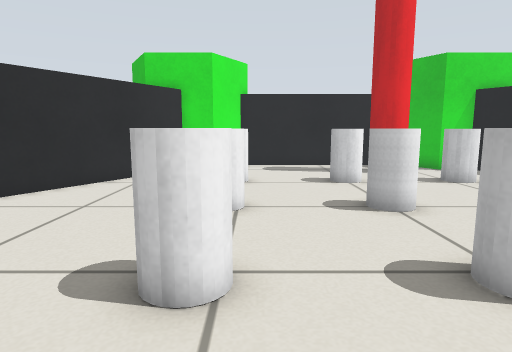
view 1 (above)

15 first-person views from a walk through a world built for the Gazebo simulator. The camera is 0.5 m above the floor, tilts 8° down and sees 75° across. The floor is counted in squares, 0.25 m on a side. Each view is taken from the middle of a square. On the plan, view 1 faces up. The plan holds only what a view shows up to about 18 squares ahead; the rest is blank. The place goes on beyond the plan. Robots are left out.

view 2
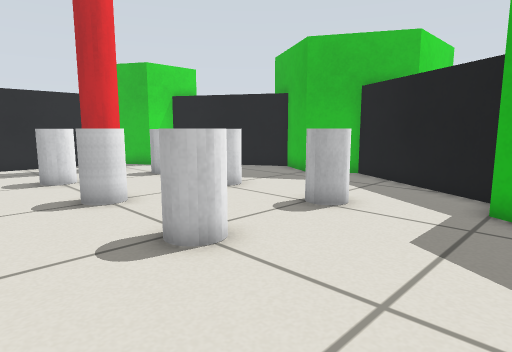

view 3
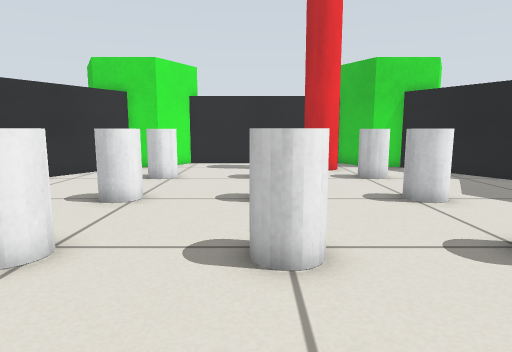

view 4
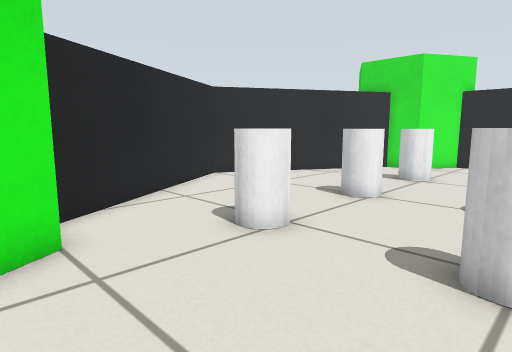

view 5
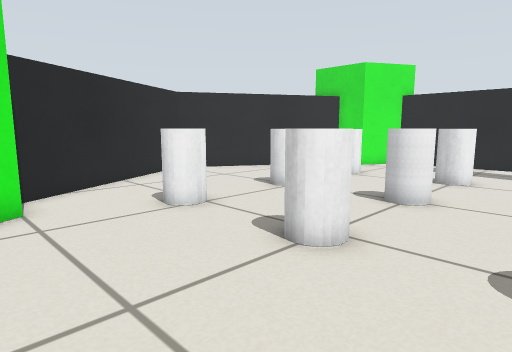

view 6
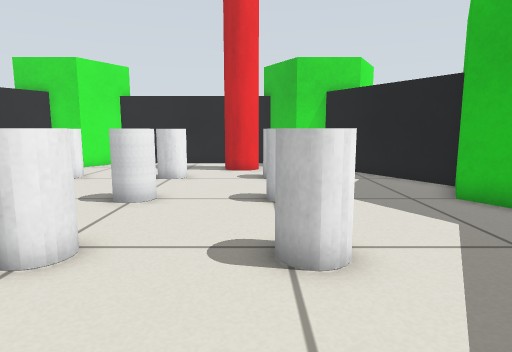

view 7
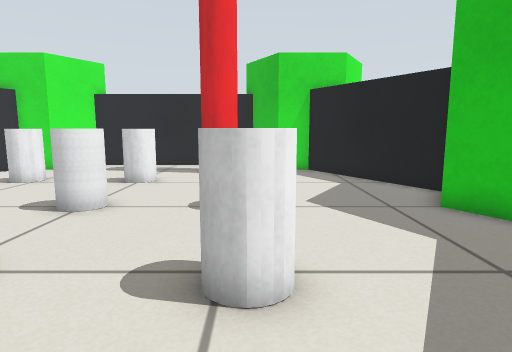

view 8
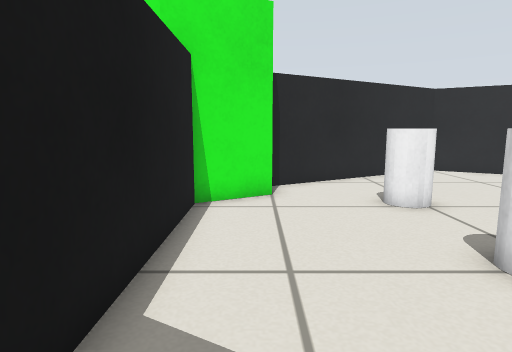

view 9
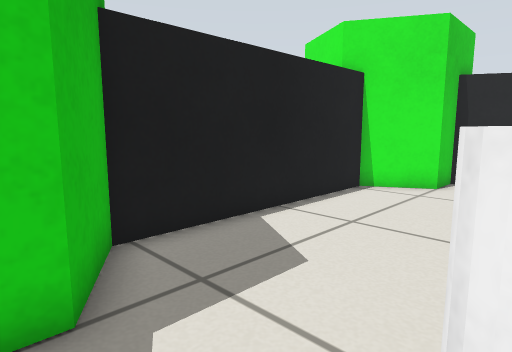

view 10
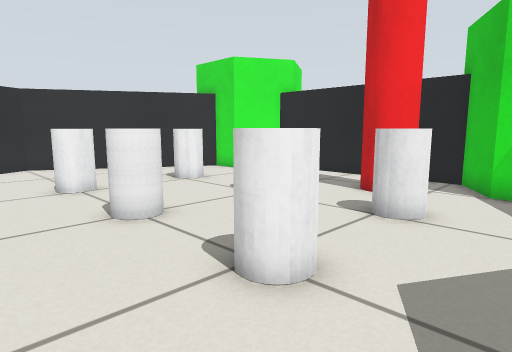

view 11
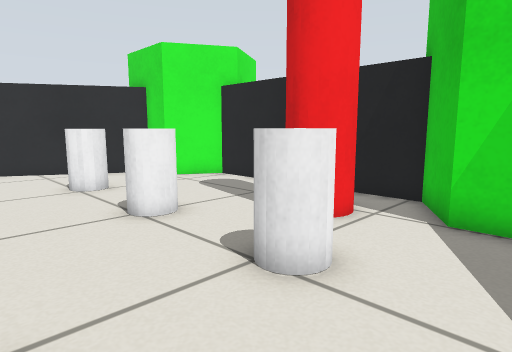

view 12
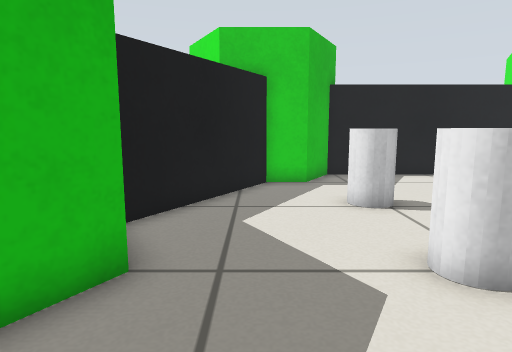

view 13
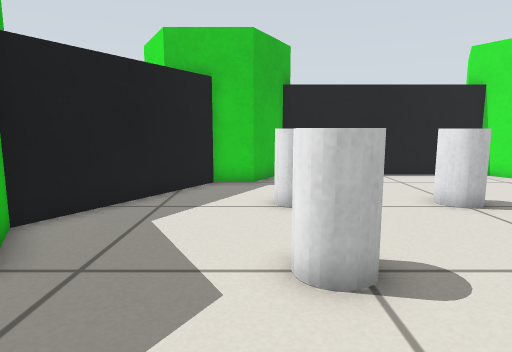

view 14
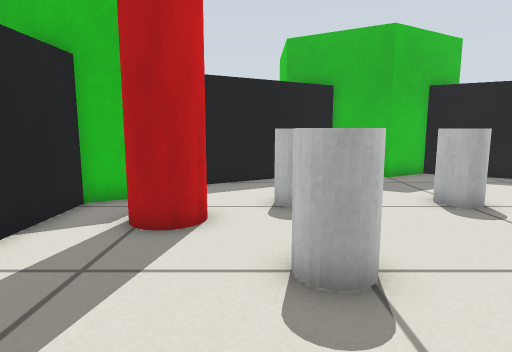

view 15
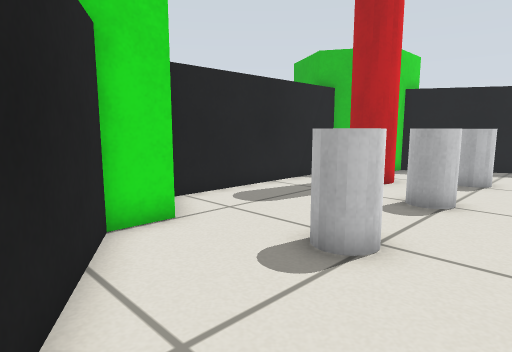

### Floor plan
Points are (right, up) in squares from view 1. A wall is a line through its corners. A room is listed if a view was taken in it or the views show most of it. See-through windows are left out.
Room 1 (views 1, 2, 3, 4, 5, 6, 7, 8, 9, 10, 11, 12, 13, 14, 15)
walls: (-2.1, 16.5) (-3.6, 16.5) (-8.2, 8.5) (-3.6, 0.5) (-2.1, 0.5) (-0.8, -1.7) (7.8, -1.7) (9.1, 0.5) (10.6, 0.5) (14, 6.4) (12.8, 8.5) (14, 10.6) (10.6, 16.5) (9.1, 16.5) (7.9, 18.7) (-0.8, 18.7) (-2.1, 16.5)
objects: white cylinder (-1, 4) to (0, 5); white cylinder (-1, 8) to (0, 9); white cylinder (-1, 12) to (0, 13); white cylinder (3, 4) to (4, 5); white cylinder (3, 8) to (4, 9); white cylinder (3, 12) to (4, 13); red pole (6, 15) to (7, 17); white cylinder (7, 4) to (8, 5); white cylinder (7, 8) to (8, 9); white cylinder (7, 12) to (8, 13)

Positions as (right, up) in squares from view 1, and headings:
1: (0, 0), facing up
2: (0, -1), facing up-right
3: (3, -1), facing up
4: (4, -1), facing up-left
5: (7, -1), facing up-left
6: (7, -1), facing up
7: (8, 0), facing up
8: (8, 0), facing left
9: (10, 4), facing down-left
10: (11, 5), facing up-left
11: (11, 9), facing up-left
12: (11, 13), facing down
13: (9, 13), facing down
14: (-1, 14), facing right
15: (-6, 10), facing up-right
